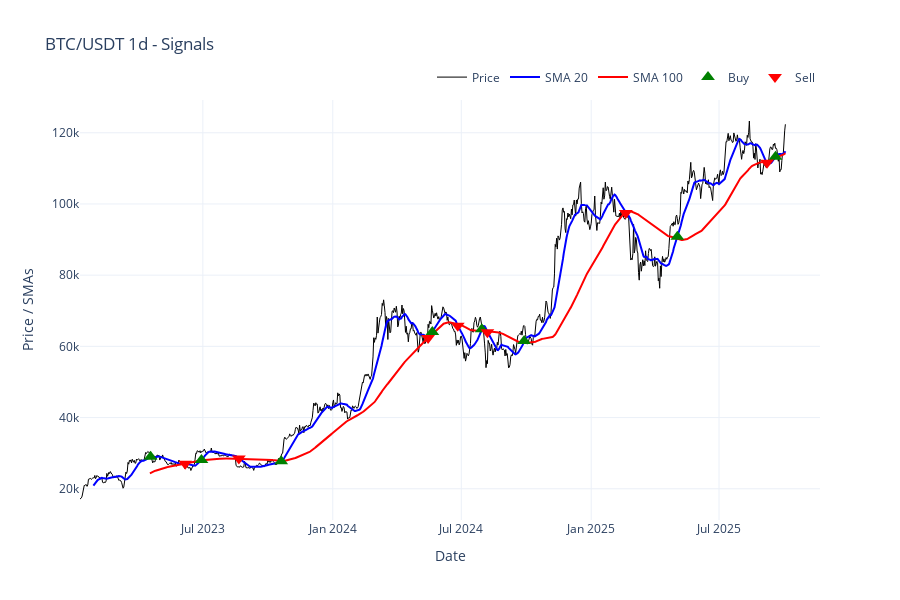
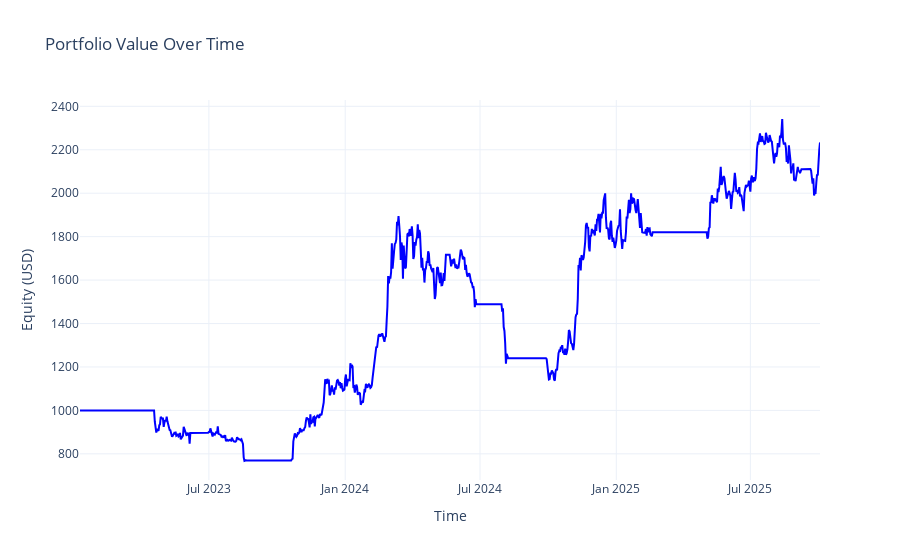

Notebook code cell kept with these figures, in order:
### Markdown cell above
# 7. Plot

### Code cell
if cfg["plotting"]["plot_signals"]:
    plot_signals_mca_strategy(df_unguarded, config=cfg)
if cfg["plotting"]["plot_equity"]:
    plot_equity(equity_df_unguarded)

### Figure 1 — Plotly figure (JSON) as saved in the notebook; plotly's stock layout.template omitted (floating-point values rounded to 4 significant figures; data arrays with more than 128 entries replaced by an {"elided": "..."} marker saying what was removed)
{"data": [{"line": {"color": "black", "width": 1}, "mode": "lines", "name": "Price", "type": "scatter", "x": {"elided": "1000 str values"}, "y": {"elided": "1000 float values"}}, {"line": {"color": "blue"}, "mode": "lines", "name": "SMA 20", "type": "scatter", "x": {"elided": "1000 str values"}, "y": {"elided": "1000 float values"}}, {"line": {"color": "red"}, "mode": "lines", "name": "SMA 100", "type": "scatter", "x": {"elided": "1000 str values"}, "y": {"elided": "1000 float values"}}, {"marker": {"color": "green", "size": 12, "symbol": "triangle-up"}, "mode": "markers", "name": "Buy", "type": "scatter", "x": ["2023-04-18T00:00:00.000000000", "2023-06-29T00:00:00.000000000", "2023-10-20T00:00:00.000000000", "2024-05-21T00:00:00.000000000", "2024-07-30T00:00:00.000000000", "2024-09-28T00:00:00.000000000", "2025-05-03T00:00:00.000000000", "2025-09-19T00:00:00.000000000"], "y": [29020.0, 28090.0, 27750.0, 64020.0, 64840.0, 61530.0, 90810.0, 113200.0]}, {"marker": {"color": "red", "size": 12, "symbol": "triangle-down"}, "mode": "markers", "name": "Sell", "type": "scatter", "x": ["2023-06-06T00:00:00.000000000", "2023-08-21T00:00:00.000000000", "2024-05-15T00:00:00.000000000", "2024-06-26T00:00:00.000000000", "2024-08-07T00:00:00.000000000", "2025-02-19T00:00:00.000000000", "2025-09-07T00:00:00.000000000"], "y": [26990.0, 28510.0, 62330.0, 65760.0, 63960.0, 97470.0, 111600.0]}], "layout": {"height": 600, "legend": {"orientation": "h", "x": 1, "xanchor": "right", "y": 1.02, "yanchor": "bottom"}, "title": {"text": "BTC/USDT 1d - Signals"}, "xaxis": {"title": {"text": "Date"}}, "yaxis": {"title": {"text": "Price / SMAs"}}, "yaxis2": {"overlaying": "y", "showgrid": false, "side": "right", "title": {"text": "SMA 20 direction change"}}}}

### Figure 2 — Plotly figure (JSON) as saved in the notebook; plotly's stock layout.template omitted (floating-point values rounded to 4 significant figures; data arrays with more than 128 entries replaced by an {"elided": "..."} marker saying what was removed)
{"data": [{"line": {"color": "blue", "width": 2}, "mode": "lines", "name": "Equity Curve", "type": "scatter", "x": {"elided": "1000 str values"}, "y": {"elided": "1000 float values"}}], "layout": {"legend": {"x": 0, "y": 1}, "title": {"text": "Portfolio Value Over Time"}, "xaxis": {"title": {"text": "Time"}}, "yaxis": {"title": {"text": "Equity (USD)"}}}}
